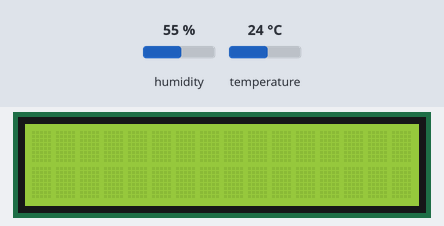
The sketch below on a simulated Arduino Uno, built with avr-gcc and run on an emulated ATmega328P. Shown: 16×2 character LCD. The inputs (shaded band) are chosen by the test bench; at power-on: temperature 24 °C, humidity 55 %. What the sketch prints to the serial monitor is not drawn.

Above: at 1.6 s.
1.7 s: temperature set to 12 °C
At 6.9 s:
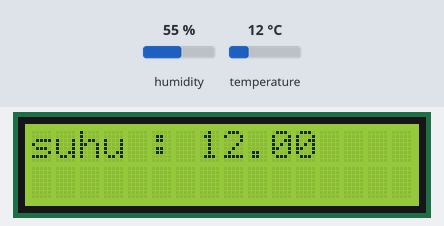
7.6 s: temperature set to 19 °C
At 8.6 s:
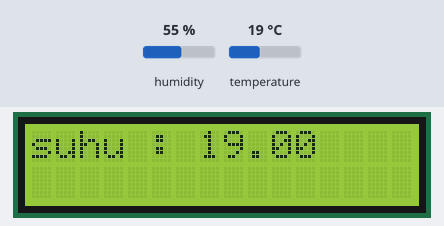
11.4 s: temperature set to 28 °C
At 13.0 s:
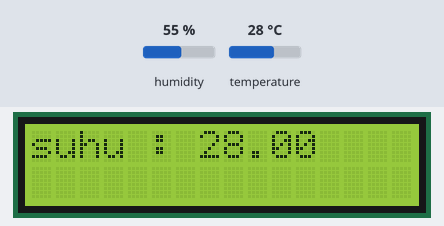
Timing chart, 0 to 14.5 s (numbered marks = the images above; inputs shaded):
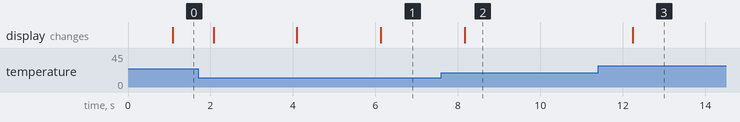

Measured:
- after the input at 7.6 s, the display: changes after 0.56 s (image 2)
- after the input at 11.4 s, the display: changes after 0.84 s (image 3)

The sketch:

humidity_lcd.ino
```cpp
#include <Wire.h>
#include <LiquidCrystal_I2C.h>
#include <DHT.h>
#define DHTPIN A0
#define DHTTYPE DHT11
DHT dht(DHTPIN, DHTTYPE);
LiquidCrystal_I2C lcd(0x27, 2, 1, 0, 4, 5, 6, 7, 3, POSITIVE);


void setup() {
  // put your setup code here, to run once:
  Serial.begin(9600);
  dht.begin();
  lcd.begin(16, 2);

}

void loop() {
  // put your main code here, to run repeatedly:
  /**
     for DHT session

  */
  delay(1000);
  lcd.setCursor(0, 0);
  lcd.print("RansomBroker");
  lcd.setCursor(0, 1);
  lcd.print("Project");
  lcd.noDisplay();
  delay(1000);
  lcd.display();
  delay(2000);
  lcd.clear();
  delay(2000);
  float celcius = dht.readTemperature();


  //cek if have wrong session
  if (isnan(celcius)) {
    //write code to warning have wrong proccess
    lcd.setCursor(0, 1);
    lcd.print("");
    lcd.setCursor(0, 1);
    lcd.print("Device failed");
    lcd.noDisplay();
    delay(500);
    lcd.display();
    delay(500);
    lcd.clear();
    return;
  }
  lcd.clear();
  lcd.setCursor(0, 0);
  lcd.print("");
  lcd.setCursor(0, 1);
  lcd.print("");
  lcd.setCursor(0, 0);
  lcd.print("suhu : ");

  int i = 1;
  while (i) {
    float celcius = dht.readTemperature();
    lcd.setCursor(7, 0);
    lcd.print(celcius);
    Serial.print(celcius);
    lcd.print("");
    delay(1000);
    i++;
  }


  /**
     for LCD
  */


}
```
